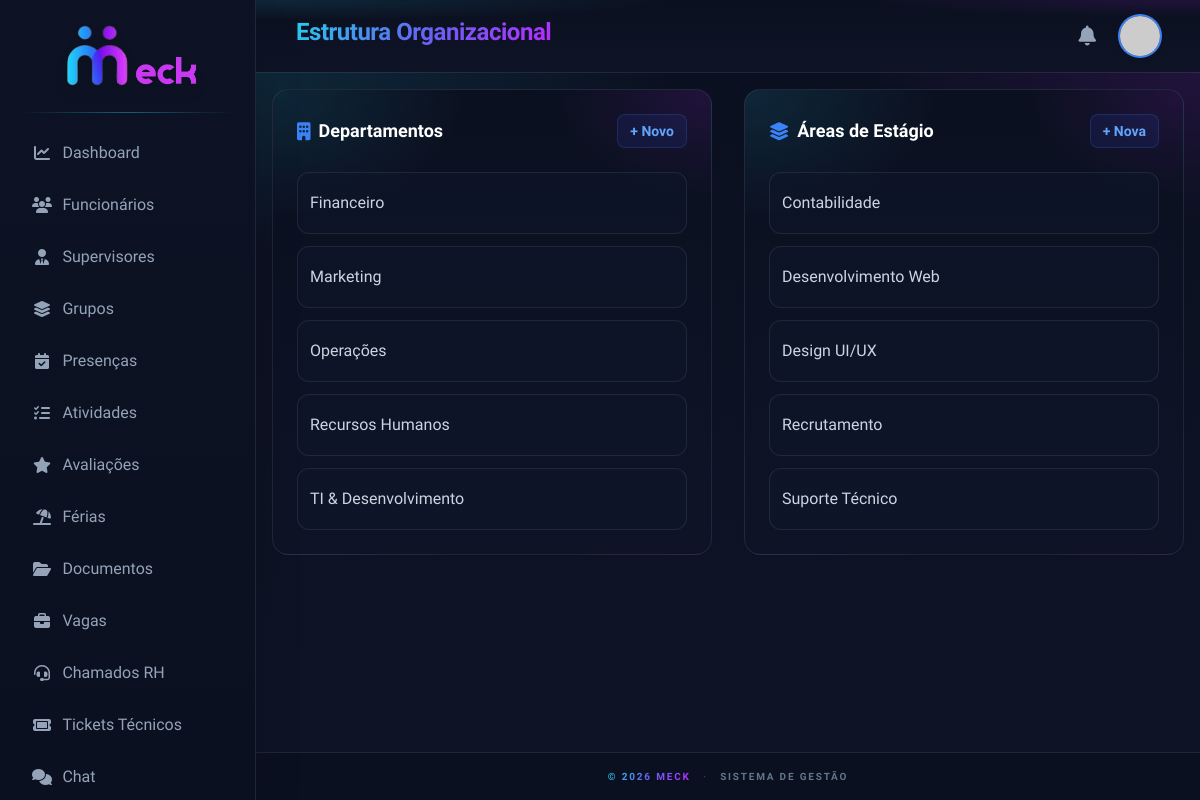
/organizacao.php, run on the app's committed database.
### tables this page shows
CREATE TABLE IF NOT EXISTS departments (
    id INT AUTO_INCREMENT PRIMARY KEY,
    name VARCHAR(100) NOT NULL UNIQUE,
    created_at TIMESTAMP DEFAULT CURRENT_TIMESTAMP
);

CREATE TABLE IF NOT EXISTS areas (
    id INT AUTO_INCREMENT PRIMARY KEY,
    name VARCHAR(100) NOT NULL UNIQUE,
    created_at TIMESTAMP DEFAULT CURRENT_TIMESTAMP
);

### organizacao.php (the view, shortened to what this page needs)
<?php
require_once 'api/db.php';
$limit = 10;
$page = isset($_GET['page']) ? (int)$_GET['page'] : 1;
$offset = ($page - 1) * $limit;
try {
    $depts = $pdo->query("SELECT * FROM departments ORDER BY name ASC LIMIT $limit OFFSET $offset")->fetchAll(PDO::FETCH_ASSOC);
    $areas = $pdo->query("SELECT * FROM areas ORDER BY name ASC LIMIT $limit OFFSET $offset")->fetchAll(PDO::FETCH_ASSOC);
} catch (PDOException $e) {
    die("Error: " . $e->getMessage());
}
?>
<!DOCTYPE html>
<html lang="pt-PT" class="h-full bg-[#101622]">
<head>
    <script src="https://cdn.tailwindcss.com"></script>
    <?php include 'components/head_tags.php'; ?>
</head>
<body class="h-full antialiased text-slate-200 bg-[#101622]" x-data="orgApp()">
    <div class="flex h-screen overflow-hidden bg-[#101622]">
        <?php include 'components/sidebar.php'; ?>
        <div class="flex-1 flex flex-col overflow-hidden">
            <header class="flex items-center justify-between px-6 py-4 bg-[#101622] border-b border-slate-800">
                <div class="flex-1 flex justify-between px-4">
                    <h1 class="text-2xl font-semibold text-white">Estrutura Organizacional</h1>
                    <?php include 'components/header_user.php'; ?>
                </div>
            </header>
            <main class="flex-1 overflow-x-hidden overflow-y-auto bg-[#101622] pt-4 px-4 pb-0 flex flex-col">
                <div class="grid grid-cols-1 md:grid-cols-2 gap-8">
                    <div
                        class="bg-[#101622] p-6 rounded-2xl border border-slate-800 shadow-sm animate__animated animate__fadeInLeft">
                        <div class="flex justify-between items-center mb-6">
                            <h2 class="text-lg font-bold text-white flex items-center gap-2">
                                <i class="fa-solid fa-building text-blue-500"></i> Departamentos
                            </h2>
                            <button @click="openModal('department')"
                                class="text-sm font-bold text-blue-400 hover:text-blue-300 bg-blue-900/20 px-3 py-1.5 rounded-lg border border-blue-500/20 transition-colors">
                                + Novo
                            </button>
                        </div>
                        <ul class="space-y-3">
                            <?php foreach ($depts as $d): ?>
                                <li
                                    class="group flex items-center justify-between p-3 bg-slate-900/50 border border-slate-800 rounded-xl hover:border-blue-500/30 hover:bg-blue-900/10 transition-all">
                                    <span class="font-medium text-slate-300">
                                        <?= htmlspecialchars($d['name']) ?>
                                    </span>
                                </li>
                            <?php endforeach; ?>
                        </ul>
                    </div>
                    <div
                        class="bg-[#101622] p-6 rounded-2xl border border-slate-800 shadow-sm animate__animated animate__fadeInRight">
                        <div class="flex justify-between items-center mb-6">
                            <h2 class="text-lg font-bold text-white flex items-center gap-2">
                                <i class="fa-solid fa-layer-group text-blue-500"></i> Áreas de Estágio
                            </h2>
                            <button @click="openModal('area')"
                                class="text-sm font-bold text-blue-400 hover:text-blue-300 bg-blue-900/20 px-3 py-1.5 rounded-lg border border-blue-500/20 transition-colors">
                                + Nova
                            </button>
                        </div>
                        <ul class="space-y-3">
                            <?php foreach ($areas as $a): ?>
                                <li
                                    class="group flex items-center justify-between p-3 bg-slate-900/50 border border-slate-800 rounded-xl hover:border-blue-500/30 hover:bg-blue-900/10 transition-all">
                                    <span class="font-medium text-slate-300">
                                        <?= htmlspecialchars($a['name']) ?>
                                    </span>
                                </li>
                            <?php endforeach; ?>
                        </ul>
                    </div>
                </div>
            </main>
            <?php include 'components/footer.php'; ?>
        </div>
    </div>
</body>
</html>

### components/head_tags.php (shortened to what this page needs)
<link href="https://cdnjs.cloudflare.com/ajax/libs/animate.css/4.1.1/animate.min.css" rel="stylesheet" />
<link rel="stylesheet" href="https://cdnjs.cloudflare.com/ajax/libs/font-awesome/6.4.0/css/all.min.css">
<link rel="stylesheet" href="css/meck-ui.css">

### components/sidebar.php (shortened to what this page needs)
<?php
$currentFile = basename($_SERVER['PHP_SELF']);
$role = $_SESSION['role'] ?? 'estagiario';
function isActive($file, $currentFile)
{
    return $file === $currentFile
        ? 'meck-nav-link is-active text-white'
        : 'meck-nav-link';
}
?>
<aside
    class="meck-sidebar fixed inset-y-0 left-0 z-50 w-64 px-3 pt-2 pb-8 overflow-y-auto text-slate-300 shadow-2xl transition-transform transform md:translate-x-0 md:static md:block"
    :class="{'translate-x-0': sidebarOpen, '-translate-x-full': !sidebarOpen}">
    <div class="flex items-center justify-between px-2 mb-2 md:justify-center">
        <div class="flex flex-col items-center justify-center w-full py-2">
            <?php
                $companyLogo = 'logo.png';
                try {
                    $companyLogo = $GLOBALS['__meck_company_logo'];
                } catch (Exception $e) {}
            ?>
            <a href="dashboard.php" class="block">
                <img src="<?= htmlspecialchars($companyLogo) ?>" alt="Meck" class="max-h-20 w-auto drop-shadow-lg">
            </a>
        </div>
    </div>
    <div class="mx-2 mb-4 h-px bg-gradient-to-r from-transparent via-cyan-400/40 to-transparent"></div>
    <nav class="space-y-1 px-1" id="sidebar-nav">
        <a href="dashboard.php" class="<?= isActive('dashboard.php', $currentFile) ?>">
            <i class="fa-solid fa-chart-line w-5 text-center"></i> <span>Dashboard</span>
        </a>
        <?php if (in_array($role, ['admin', 'rh'])): ?>
            <div x-data="{ teamOpen: <?= in_array($currentFile, ['estagiarios.php', 'supervisores.php']) ? 'true' : 'false' ?> }">
                <button type="button" @click="teamOpen = !teamOpen"
                    class="meck-nav-link w-full <?= in_array($currentFile, ['estagiarios.php', 'supervisores.php']) ? 'text-white' : '' ?>">
                    <i class="fa-solid fa-users-gear w-5 text-center"></i>
                    <span>Equipa</span>
                    <i class="fa-solid fa-chevron-down ml-auto text-[10px] transition-transform duration-200" :class="{'rotate-180': teamOpen}"></i>
                </button>
                <div x-show="teamOpen" x-cloak class="mt-1 space-y-1 pl-3">
                    <a href="estagiarios.php" class="meck-nav-link text-sm <?= $currentFile === 'estagiarios.php' ? 'is-active' : '' ?>">
                        <i class="fa-solid fa-users w-5 text-center text-xs"></i> <span>Funcionários</span>
                    </a>
                    <a href="supervisores.php" class="meck-nav-link text-sm <?= $currentFile === 'supervisores.php' ? 'is-active' : '' ?>">
                        <i class="fa-solid fa-user-tie w-5 text-center text-xs"></i> <span>Supervisores</span>
                    </a>
                </div>
            </div>
            <a href="grupos.php" class="<?= isActive('grupos.php', $currentFile) ?>">
                <i class="fa-solid fa-layer-group w-5 text-center"></i> <span>Grupos</span>
            </a>
        <?php else: ?>
            <a href="estagiarios.php" class="<?= isActive('estagiarios.php', $currentFile) ?>">
                <i class="fa-solid fa-users w-5 text-center"></i> <span>Funcionários</span>
            </a>
            <a href="supervisores.php" class="<?= isActive('supervisores.php', $currentFile) ?>">
                <i class="fa-solid fa-user-tie w-5 text-center"></i> <span>Supervisores</span>
            </a>
            <a href="grupos.php" class="<?= isActive('grupos.php', $currentFile) ?>">
                <i class="fa-solid fa-layer-group w-5 text-center"></i> <span>Grupos</span>
            </a>
        <?php endif; ?>
        <a href="presencas.php" class="<?= isActive('presencas.php', $currentFile) ?>">
            <i class="fa-solid fa-calendar-check w-5 text-center"></i> <span>Presenças</span>
        </a>
        <a href="atividades.php" class="<?= isActive('atividades.php', $currentFile) ?>">
            <i class="fa-solid fa-list-check w-5 text-center"></i> <span>Atividades</span>
        </a>
        <a href="avaliacoes.php" class="<?= isActive('avaliacoes.php', $currentFile) ?>">
            <i class="fa-solid fa-star w-5 text-center"></i> <span>Avaliações</span>
        </a>
        <a href="ferias_calendario.php" class="<?= isActive('ferias_calendario.php', $currentFile) ?>">
            <i class="fa-solid fa-umbrella-beach w-5 text-center"></i> <span>Férias</span>
        </a>
        <a href="documentos.php" class="<?= isActive('documentos.php', $currentFile) ?>">
            <i class="fa-solid fa-folder-open w-5 text-center"></i> <span>Documentos</span>
        </a>
        <a href="vagas.php" class="<?= isActive('vagas.php', $currentFile) ?>">
            <i class="fa-solid fa-briefcase w-5 text-center"></i> <span>Vagas</span>
        </a>
        <a href="chamados.php" class="<?= isActive('chamados.php', $currentFile) ?>">
            <i class="fa-solid fa-headset w-5 text-center"></i> <span>Chamados RH</span>
        </a>
        <a href="tickets_intervencao.php" class="<?= isActive('tickets_intervencao.php', $currentFile) ?>">
            <i class="fa-solid fa-ticket w-5 text-center"></i> <span>Tickets Técnicos</span>
        </a>
        <a href="chat.php" class="<?= isActive('chat.php', $currentFile) ?>">
            <i class="fa-solid fa-comments w-5 text-center"></i> <span>Chat</span>
        </a>
    </nav>
</aside>

### components/header_user.php (shortened to what this page needs)
<?php
if (!isset($currentUser)) {
    try {
        $meckUserCols = $GLOBALS['__meck_user_cols'];
        $photoCol = in_array('photo_url', $meckUserCols, true) ? 'u.photo_url' : 'NULL as photo_url';
        $phoneCol = in_array('phone', $meckUserCols, true) ? 'u.phone' : 'NULL as phone';
        $stmt = $pdo->prepare("
            SELECT u.id, u.name, u.email, u.role, $photoCol, $phoneCol, i.id as intern_id, i.address
            FROM users u
            LEFT JOIN interns i ON u.id = i.user_id
            WHERE u.id = ?
        ");
        $stmt->execute([$_SESSION['user_id']]);
        $currentUser = $stmt->fetch();
    } catch (Exception $e) {
        $currentUser = [
            'id' => $_SESSION['user_id'],
            'name' => $_SESSION['name'] ?? 'User',
            'email' => $_SESSION['email'] ?? '',
            'role' => $_SESSION['role'] ?? 'estagiario',
            'photo_url' => null,
            'intern_id' => null
        ];
    }
}
?>
<div class="flex items-center gap-6 ml-auto">
    <div class="relative" x-data="notificationManager()">
        <button @click="toggle()" class="text-slate-400 hover:text-blue-400 transition relative">
            <i class="fa-solid fa-bell text-xl"></i>
        </button>
    </div>
    <div class="relative" x-data="{ userMenu: false }">
        <div @click="userMenu = !userMenu" class="flex flex-col items-center cursor-pointer group">
            <img class="object-cover w-10 h-10 rounded-full ring-2 ring-blue-500 group-hover:ring-blue-400 transition-all shadow-md"
                src="<?= ($currentUser['photo_url'] ?? '') ?: 'https://ui-avatars.com/api/?name=' . urlencode($currentUser['name'] ?? 'User') . '&background=0D8ABC&color=fff' ?>"
                alt="User Avatar">
        </div>
    </div>
</div>

### components/footer.php
<footer class="w-full py-4 mt-8">
    <div class="max-w-7xl mx-auto px-6 flex justify-center items-center">
        <p class="text-[10px] font-bold uppercase tracking-[0.18em] text-slate-500 text-center">
            <span class="meck-text-gradient">&copy; <?= date('Y') ?> Meck</span>
            <span class="mx-2 text-slate-700">·</span>
            Sistema de Gestão
        </p>
    </div>
</footer>

### css/meck-ui.css (style rules this page uses)
:root { --meck-cyan: #22d3ee; --meck-blue: #6366f1; --meck-purple: #c026ff; --meck-violet: #a855f7; --meck-gradient: linear-gradient(135deg, #22d3ee 0%, #6366f1 48%, #c026ff 100%); --meck-gradient-soft: linear-gradient(135deg, rgba(34, 211, 238, 0.18), rgba(192, 38, 255, 0.18)); --meck-bg: #0b1020; --meck-bg-elevated: #12182b; --meck-panel: #151c31; --meck-border: rgba(148, 163, 184, 0.14); --meck-text: #e2e8f0; --meck-muted: #94a3b8; --meck-radius: 0.9rem; --meck-radius-sm: 0.7rem; --meck-shadow: 0 10px 28px -10px rgba(99, 102, 241, 0.45); --meck-font: "Plus Jakarta Sans", "Segoe UI", system-ui, sans-serif; }
html, body { font-family: var(--meck-font) !important; background-color: var(--meck-bg); color: var(--meck-text); -webkit-font-smoothing: antialiased; }
body.meck-app, body.bg-\[\#101622\], .bg-\[\#101622\] { background-color: var(--meck-bg) !important; background-image: radial-gradient(ellipse 80% 50% at 0% 0%, rgba(34, 211, 238, 0.12), transparent 55%), radial-gradient(ellipse 70% 45% at 100% 0%, rgba(192, 38, 255, 0.12), transparent 50%), linear-gradient(180deg, #0b1020 0%, #0e1426 100%) !important; }
.meck-card, .bg-slate-900\/50, .bg-\[\#101622\].rounded-2xl, .rounded-2xl.border.border-slate-800 { border-color: var(--meck-border) !important; }
header h1.text-2xl, header h1.text-xl, header h1.text-lg.font-semibold { font-weight: 700 !important; letter-spacing: -0.02em; background: var(--meck-gradient); -webkit-background-clip: text; background-clip: text; color: transparent !important; }
header { border-color: var(--meck-border) !important; backdrop-filter: blur(10px); }
.meck-sidebar, aside.bg-\[\#101622\] { background: linear-gradient(180deg, #0d1324 0%, #0b1020 100%) !important; border-right: 1px solid var(--meck-border); }
.meck-nav-link { display: flex; align-items: center; gap: 0.65rem; padding: 0.75rem 1rem; border-radius: 0.85rem; color: var(--meck-muted); transition: all .18s ease; font-weight: 500; }
footer { border-top: 1px solid var(--meck-border) !important; background: rgba(11, 16, 32, 0.85) !important; }
.meck-text-gradient { background: var(--meck-gradient); -webkit-background-clip: text; background-clip: text; color: transparent; }

### organizacao.php (style rules this page uses)
body { font-family: 'Plus Jakarta Sans', sans-serif; background-color: #101622; }

### data on the page
departments: name "Financeiro"
departments: name "Marketing"
departments: name "Operações"
departments: name "Recursos Humanos"
departments: name "TI & Desenvolvimento"
areas: name "Contabilidade"
areas: name "Desenvolvimento Web"
areas: name "Design UI/UX"
areas: name "Recrutamento"
areas: name "Suporte Técnico"
